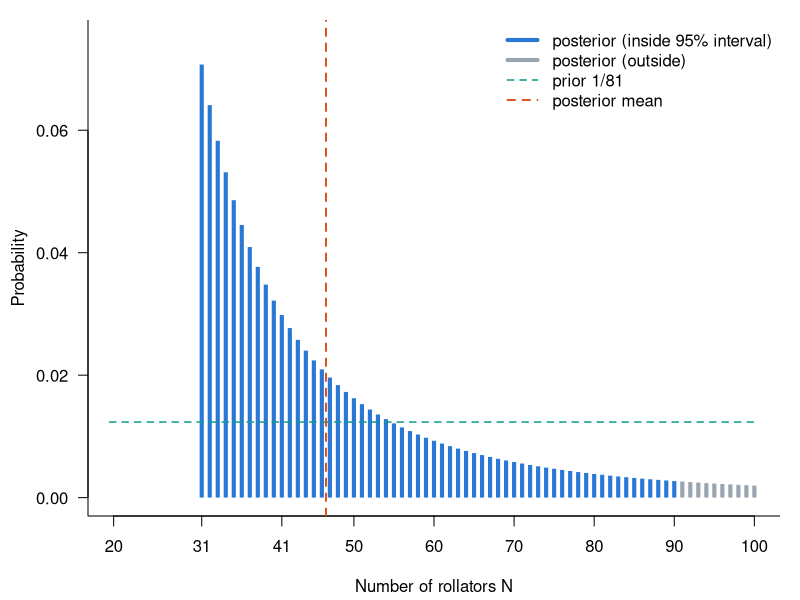

Reproduce this figure in R.
## ---- chunk 1
n     <- 20:100                                  # possible values of N
prior <- rep(1/81, 81)                           # uniform prior
lik   <- ifelse(n >= 31, 1 / choose(n, 3), 0)    # likelihood
post  <- prior * lik / sum(prior * lik)          # Bayes' theorem

n[which.max(post)]                               # most probable N
sum(n * post)                                    # posterior mean
c(n[which(cumsum(post) >= 0.025)[1]],
  n[which(cumsum(post) >= 0.975)[1]])            # 95% credible interval

par(mar = c(4.2, 4.4, 1, 1), las = 1)
plot(n, post, type = "h", lwd = 4, lend = 1,
     col = ifelse(n >= 31 & n <= 90, "#2a78d6", "#9aa5b1"),
     xlab = "Number of rollators N", ylab = "Probability",
     ylim = c(0, 0.075), xaxt = "n", bty = "l")
axis(1, at = c(20, 31, 41, 50, 60, 70, 80, 90, 100))
lines(c(19.5, n + 0.5), c(prior[1], prior), type = "s", lty = 2, col = "#0f9d8a", lwd = 1.5)
abline(v = sum(n * post), lty = 2, lwd = 1.8, col = "#d9480f")
legend("topright", bty = "n",
       legend = c("posterior (inside 95% interval)", "posterior (outside)",
                  "prior 1/81", "posterior mean"),
       col = c("#2a78d6", "#9aa5b1", "#0f9d8a", "#d9480f"),
       lty = c(1, 1, 2, 2), lwd = c(4, 4, 1.5, 1.8))
## ---- chunk 2
set.seed(2026)
N_sim <- sample(n, 1e6, replace = TRUE)
m_sim <- vapply(N_sim, function(N) max(sample.int(N, 3)), numeric(1))
keep  <- N_sim[m_sim == 31]
length(keep)                                     # number of hospitals kept
mean(keep)                                       # close to the exact 46.5
